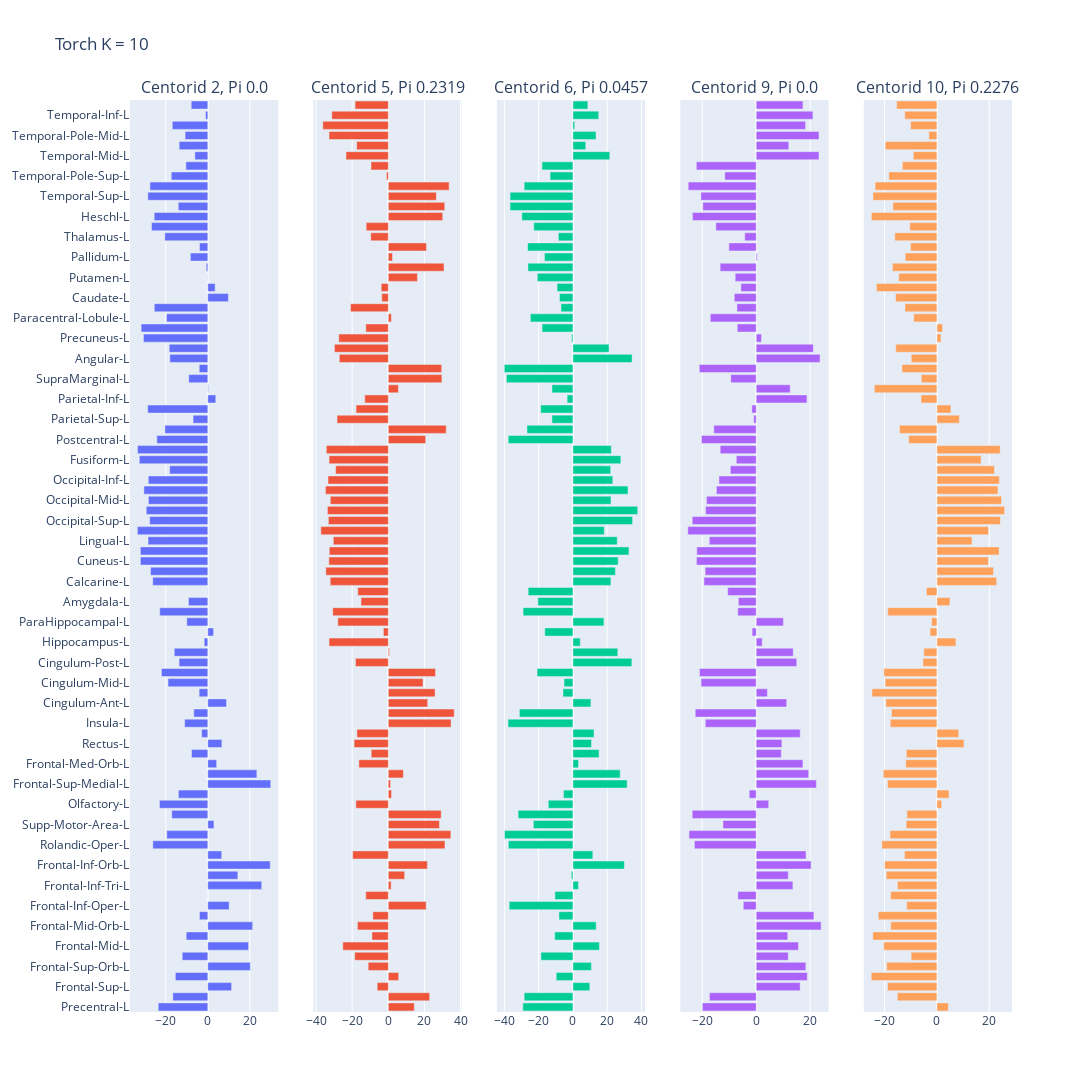

Notebook cell for this chart:
### Code cell
from plotly.subplots import make_subplots
import plotly.graph_objects as go

#choose one of the two 
#Torch 10: [1,4,5,8,9]
#HMM 10: [1,4]

Significant = [1,4,5,8,9]

fig = make_subplots(rows=1, cols=len(Significant),
                        shared_yaxes=True,
                        subplot_titles=([f"Centorid {i+1}" for i in Significant]))


j = 1
for i in Significant :
    fig.add_trace(go.Bar(
                    y=label,
                    x=mus[:,i],
                    orientation='h'),
                    1,j)
    j +=1 



fig.update_layout(height=1500, width=(len(Significant)+1)*300,
                    title_text="Torch K = 10",
                    showlegend=False)
fig.show()

### Figure 1 — Plotly figure (JSON) as saved in the notebook; plotly's stock layout.template omitted (floating-point values rounded to 4 significant figures)
{"data": [{"orientation": "h", "type": "bar", "x": [-23.61, -16.64, 11.32, -15.45, 20.22, -12.2, 19.4, -10.28, 21.34, -3.963, 10.14, -0.01284, 25.66, 14.29, 29.69, 6.609, -26.16, -19.52, 2.918, -17.17, -23.01, -14.0, 29.96, 23.34, 4.217, -7.738, 6.709, -2.939, -11.03, -6.668, 8.908, -4.131, -18.93, -22.06, -13.69, -15.98, -1.724, 2.736, -10.0, -22.87, -9.205, -0.127, -26.2, -27.24, -32.08, -32.09, -28.45, -33.51, -27.65, -29.3, -28.29, -30.43, -28.33, -18.18, -32.61, -33.44, -24.27, -20.42, -7.015, -28.61, 3.787, 0.3188, -9.076, -4.09, -18.05, -18.37, -30.64, -31.73, -19.68, -25.48, 9.776, 3.485, -0.08992, -0.7489, -8.281, -3.941, -20.46, -26.81, -25.53, -14.06, -28.54, -27.54, -17.41, -10.43, -6.151, -13.63, -10.81, -16.9, -1.097, -7.9], "xaxis": "x", "y": ["Precentral-L", "Precentral-R", "Frontal-Sup-L", "Frontal-Sup-R", "Frontal-Sup-Orb-L", "Frontal-Sup-Orb-R", "Frontal-Mid-L", "Frontal-Mid-R", "Frontal-Mid-Orb-L", "Frontal-Mid-Orb-R", "Frontal-Inf-Oper-L", "Frontal-Inf-Oper-R", "Frontal-Inf-Tri-L", "Frontal-Inf-Tri-R", "Frontal-Inf-Orb-L", "Frontal-Inf-Orb-R", "Rolandic-Oper-L", "Rolandic-Oper-R", "Supp-Motor-Area-L", "Supp-Motor-Area-R", "Olfactory-L", "Olfactory-R", "Frontal-Sup-Medial-L", "Frontal-Sup-Medial-R", "Frontal-Med-Orb-L", "Frontal-Med-Orb-R", "Rectus-L", "Rectus-R", "Insula-L", "Insula-R", "Cingulum-Ant-L", "Cingulum-Ant-R", "Cingulum-Mid-L", "Cingulum-Mid-R", "Cingulum-Post-L", "Cingulum-Post-R", "Hippocampus-L", "Hippocampus-R", "ParaHippocampal-L", "ParaHippocampal-R", "Amygdala-L", "Amygdala-R", "Calcarine-L", "Calcarine-R", "Cuneus-L", "Cuneus-R", "Lingual-L", "Lingual-R", "Occipital-Sup-L", "Occipital-Sup-R", "Occipital-Mid-L", "Occipital-Mid-R", "Occipital-Inf-L", "Occipital-Inf-R", "Fusiform-L", "Fusiform-R", "Postcentral-L", "Postcentral-R", "Parietal-Sup-L", "Parietal-Sup-R", "Parietal-Inf-L", "Parietal-Inf-R", "SupraMarginal-L", "SupraMarginal-R", "Angular-L", "Angular-R", "Precuneus-L", "Precuneus-R", "Paracentral-Lobule-L", "Paracentral-Lobule-R", "Caudate-L", "Caudate-R", "Putamen-L", "Putamen-R", "Pallidum-L", "Pallidum-R", "Thalamus-L", "Thalamus-R", "Heschl-L", "Heschl-R", "Temporal-Sup-L", "Temporal-Sup-R", "Temporal-Pole-Sup-L", "Temporal-Pole-Sup-R", "Temporal-Mid-L", "Temporal-Mid-R", "Temporal-Pole-Mid-L", "Temporal-Pole-Mid-R", "Temporal-Inf-L", "Temporal-Inf-R"], "yaxis": "y"}, {"orientation": "h", "type": "bar", "x": [14.38, 22.88, -6.146, 5.774, -11.13, -18.6, -25.18, -9.032, -17.09, -8.54, 20.96, -12.49, 1.563, 9.035, 21.64, -19.7, 31.36, 34.63, 28.3, 29.27, -17.94, 1.795, 1.228, 8.345, -16.3, -9.465, -18.93, -17.36, 34.73, 36.49, 21.8, 25.89, 19.24, 26.14, -18.16, 0.6524, -32.82, -2.718, -27.94, -30.75, -15.12, -16.9, -32.16, -34.56, -32.91, -32.65, -30.44, -37.32, -33.18, -33.68, -32.09, -34.78, -33.37, -29.13, -32.78, -34.3, 20.68, 32.06, -28.36, -17.84, -13.03, 5.566, 29.67, 29.55, -27.13, -29.8, -27.41, -12.45, 1.695, -20.89, -3.62, -3.935, 16.13, 30.86, 2.29, 21.13, -9.689, -12.25, 30.15, 31.25, 26.59, 33.67, -0.995, -9.559, -23.41, -17.49, -32.8, -36.26, -31.27, -18.41], "xaxis": "x2", "y": ["Precentral-L", "Precentral-R", "Frontal-Sup-L", "Frontal-Sup-R", "Frontal-Sup-Orb-L", "Frontal-Sup-Orb-R", "Frontal-Mid-L", "Frontal-Mid-R", "Frontal-Mid-Orb-L", "Frontal-Mid-Orb-R", "Frontal-Inf-Oper-L", "Frontal-Inf-Oper-R", "Frontal-Inf-Tri-L", "Frontal-Inf-Tri-R", "Frontal-Inf-Orb-L", "Frontal-Inf-Orb-R", "Rolandic-Oper-L", "Rolandic-Oper-R", "Supp-Motor-Area-L", "Supp-Motor-Area-R", "Olfactory-L", "Olfactory-R", "Frontal-Sup-Medial-L", "Frontal-Sup-Medial-R", "Frontal-Med-Orb-L", "Frontal-Med-Orb-R", "Rectus-L", "Rectus-R", "Insula-L", "Insula-R", "Cingulum-Ant-L", "Cingulum-Ant-R", "Cingulum-Mid-L", "Cingulum-Mid-R", "Cingulum-Post-L", "Cingulum-Post-R", "Hippocampus-L", "Hippocampus-R", "ParaHippocampal-L", "ParaHippocampal-R", "Amygdala-L", "Amygdala-R", "Calcarine-L", "Calcarine-R", "Cuneus-L", "Cuneus-R", "Lingual-L", "Lingual-R", "Occipital-Sup-L", "Occipital-Sup-R", "Occipital-Mid-L", "Occipital-Mid-R", "Occipital-Inf-L", "Occipital-Inf-R", "Fusiform-L", "Fusiform-R", "Postcentral-L", "Postcentral-R", "Parietal-Sup-L", "Parietal-Sup-R", "Parietal-Inf-L", "Parietal-Inf-R", "SupraMarginal-L", "SupraMarginal-R", "Angular-L", "Angular-R", "Precuneus-L", "Precuneus-R", "Paracentral-Lobule-L", "Paracentral-Lobule-R", "Caudate-L", "Caudate-R", "Putamen-L", "Putamen-R", "Pallidum-L", "Pallidum-R", "Thalamus-L", "Thalamus-R", "Heschl-L", "Heschl-R", "Temporal-Sup-L", "Temporal-Sup-R", "Temporal-Pole-Sup-L", "Temporal-Pole-Sup-R", "Temporal-Mid-L", "Temporal-Mid-R", "Temporal-Pole-Mid-L", "Temporal-Pole-Mid-R", "Temporal-Inf-L", "Temporal-Inf-R"], "yaxis": "y2"}, {"orientation": "h", "type": "bar", "x": [-29.25, -28.46, 9.828, -9.742, 10.8, -18.66, 15.45, -10.64, 13.54, -8.142, -37.2, -10.54, 3.217, -0.896, 30.01, 11.61, -37.68, -39.9, -23.09, -32.0, -14.39, -5.488, 31.65, 27.57, 3.251, 15.26, 10.85, 12.3, -37.85, -31.26, 10.48, -5.808, -5.196, -20.91, 34.38, 26.17, 4.279, -16.43, 18.08, -29.11, -20.45, -26.13, 22.13, 24.76, 26.41, 32.69, 25.87, 18.27, 34.79, 37.78, 22.19, 32.13, 23.25, 22.0, 27.95, 22.39, -37.74, -26.81, -12.25, -18.81, -3.394, -12.22, -38.84, -40.04, 34.52, 21.05, -0.7093, -18.03, -24.84, -6.953, -7.85, -9.274, -20.77, -26.24, -16.61, -26.42, -8.511, -22.87, -29.8, -36.72, -36.7, -28.44, -13.33, -18.06, 21.51, 7.447, 13.48, 1.028, 15.03, 8.687], "xaxis": "x3", "y": ["Precentral-L", "Precentral-R", "Frontal-Sup-L", "Frontal-Sup-R", "Frontal-Sup-Orb-L", "Frontal-Sup-Orb-R", "Frontal-Mid-L", "Frontal-Mid-R", "Frontal-Mid-Orb-L", "Frontal-Mid-Orb-R", "Frontal-Inf-Oper-L", "Frontal-Inf-Oper-R", "Frontal-Inf-Tri-L", "Frontal-Inf-Tri-R", "Frontal-Inf-Orb-L", "Frontal-Inf-Orb-R", "Rolandic-Oper-L", "Rolandic-Oper-R", "Supp-Motor-Area-L", "Supp-Motor-Area-R", "Olfactory-L", "Olfactory-R", "Frontal-Sup-Medial-L", "Frontal-Sup-Medial-R", "Frontal-Med-Orb-L", "Frontal-Med-Orb-R", "Rectus-L", "Rectus-R", "Insula-L", "Insula-R", "Cingulum-Ant-L", "Cingulum-Ant-R", "Cingulum-Mid-L", "Cingulum-Mid-R", "Cingulum-Post-L", "Cingulum-Post-R", "Hippocampus-L", "Hippocampus-R", "ParaHippocampal-L", "ParaHippocampal-R", "Amygdala-L", "Amygdala-R", "Calcarine-L", "Calcarine-R", "Cuneus-L", "Cuneus-R", "Lingual-L", "Lingual-R", "Occipital-Sup-L", "Occipital-Sup-R", "Occipital-Mid-L", "Occipital-Mid-R", "Occipital-Inf-L", "Occipital-Inf-R", "Fusiform-L", "Fusiform-R", "Postcentral-L", "Postcentral-R", "Parietal-Sup-L", "Parietal-Sup-R", "Parietal-Inf-L", "Parietal-Inf-R", "SupraMarginal-L", "SupraMarginal-R", "Angular-L", "Angular-R", "Precuneus-L", "Precuneus-R", "Paracentral-Lobule-L", "Paracentral-Lobule-R", "Caudate-L", "Caudate-R", "Putamen-L", "Putamen-R", "Pallidum-L", "Pallidum-R", "Thalamus-L", "Thalamus-R", "Heschl-L", "Heschl-R", "Temporal-Sup-L", "Temporal-Sup-R", "Temporal-Pole-Sup-L", "Temporal-Pole-Sup-R", "Temporal-Mid-L", "Temporal-Mid-R", "Temporal-Pole-Mid-L", "Temporal-Pole-Mid-R", "Temporal-Inf-L", "Temporal-Inf-R"], "yaxis": "y3"}, {"orientation": "h", "type": "bar", "x": [-19.94, -17.33, 16.29, 18.93, 18.41, 11.88, 15.67, 11.69, 24.07, 21.39, -4.788, -6.787, 13.6, 11.9, 20.34, 18.46, -22.9, -24.91, -12.31, -23.74, 4.632, -2.57, 22.31, 19.44, 17.33, 9.293, 9.522, 16.32, -18.86, -22.6, 11.3, 4.161, -20.42, -21.03, 15.03, 13.73, 2.217, -1.522, 10.08, -6.842, -6.61, -10.57, -19.35, -18.93, -22.14, -22.02, -17.39, -25.36, -23.71, -18.77, -18.44, -14.75, -13.81, -9.581, -7.381, -13.36, -20.26, -15.7, -0.9258, -1.606, 18.82, 12.61, -9.418, -21.11, 23.67, 21.2, 1.962, -7.029, -17.0, -7.141, -8.113, -5.66, -7.792, -13.37, 0.3858, -10.13, -4.253, -14.94, -23.63, -19.79, -20.47, -25.2, -11.66, -22.19, 23.28, 12.09, 23.27, 18.3, 21.03, 17.34], "xaxis": "x4", "y": ["Precentral-L", "Precentral-R", "Frontal-Sup-L", "Frontal-Sup-R", "Frontal-Sup-Orb-L", "Frontal-Sup-Orb-R", "Frontal-Mid-L", "Frontal-Mid-R", "Frontal-Mid-Orb-L", "Frontal-Mid-Orb-R", "Frontal-Inf-Oper-L", "Frontal-Inf-Oper-R", "Frontal-Inf-Tri-L", "Frontal-Inf-Tri-R", "Frontal-Inf-Orb-L", "Frontal-Inf-Orb-R", "Rolandic-Oper-L", "Rolandic-Oper-R", "Supp-Motor-Area-L", "Supp-Motor-Area-R", "Olfactory-L", "Olfactory-R", "Frontal-Sup-Medial-L", "Frontal-Sup-Medial-R", "Frontal-Med-Orb-L", "Frontal-Med-Orb-R", "Rectus-L", "Rectus-R", "Insula-L", "Insula-R", "Cingulum-Ant-L", "Cingulum-Ant-R", "Cingulum-Mid-L", "Cingulum-Mid-R", "Cingulum-Post-L", "Cingulum-Post-R", "Hippocampus-L", "Hippocampus-R", "ParaHippocampal-L", "ParaHippocampal-R", "Amygdala-L", "Amygdala-R", "Calcarine-L", "Calcarine-R", "Cuneus-L", "Cuneus-R", "Lingual-L", "Lingual-R", "Occipital-Sup-L", "Occipital-Sup-R", "Occipital-Mid-L", "Occipital-Mid-R", "Occipital-Inf-L", "Occipital-Inf-R", "Fusiform-L", "Fusiform-R", "Postcentral-L", "Postcentral-R", "Parietal-Sup-L", "Parietal-Sup-R", "Parietal-Inf-L", "Parietal-Inf-R", "SupraMarginal-L", "SupraMarginal-R", "Angular-L", "Angular-R", "Precuneus-L", "Precuneus-R", "Paracentral-Lobule-L", "Paracentral-Lobule-R", "Caudate-L", "Caudate-R", "Putamen-L", "Putamen-R", "Pallidum-L", "Pallidum-R", "Thalamus-L", "Thalamus-R", "Heschl-L", "Heschl-R", "Temporal-Sup-L", "Temporal-Sup-R", "Temporal-Pole-Sup-L", "Temporal-Pole-Sup-R", "Temporal-Mid-L", "Temporal-Mid-R", "Temporal-Pole-Mid-L", "Temporal-Pole-Mid-R", "Temporal-Inf-L", "Temporal-Inf-R"], "yaxis": "y4"}, {"orientation": "h", "type": "bar", "x": [4.367, -15.13, -18.83, -25.1, -19.19, -9.867, -20.3, -24.5, -17.64, -22.39, -11.54, -17.67, -15.06, -19.36, -19.94, -12.39, -21.04, -17.92, -11.75, -11.46, 1.803, 4.606, -18.88, -20.49, -11.93, -11.69, 10.33, 8.322, -17.83, -17.36, -19.5, -24.83, -19.8, -20.26, -5.346, -4.991, 7.253, -2.624, -2.029, -18.8, 4.975, -4.011, 22.83, 21.63, 19.67, 23.78, 13.42, 19.71, 24.22, 25.86, 24.7, 23.32, 23.88, 22.0, 16.89, 24.17, -10.79, -14.31, 8.576, 5.342, -6.067, -23.93, -5.967, -13.36, -9.81, -15.74, 1.553, 2.178, -8.858, -12.2, -15.78, -23.11, -14.6, -16.99, -12.12, -10.06, -16.1, -10.36, -25.03, -16.83, -24.44, -23.63, -18.39, -13.22, -9.041, -19.72, -3.086, -10.05, -12.29, -15.38], "xaxis": "x5", "y": ["Precentral-L", "Precentral-R", "Frontal-Sup-L", "Frontal-Sup-R", "Frontal-Sup-Orb-L", "Frontal-Sup-Orb-R", "Frontal-Mid-L", "Frontal-Mid-R", "Frontal-Mid-Orb-L", "Frontal-Mid-Orb-R", "Frontal-Inf-Oper-L", "Frontal-Inf-Oper-R", "Frontal-Inf-Tri-L", "Frontal-Inf-Tri-R", "Frontal-Inf-Orb-L", "Frontal-Inf-Orb-R", "Rolandic-Oper-L", "Rolandic-Oper-R", "Supp-Motor-Area-L", "Supp-Motor-Area-R", "Olfactory-L", "Olfactory-R", "Frontal-Sup-Medial-L", "Frontal-Sup-Medial-R", "Frontal-Med-Orb-L", "Frontal-Med-Orb-R", "Rectus-L", "Rectus-R", "Insula-L", "Insula-R", "Cingulum-Ant-L", "Cingulum-Ant-R", "Cingulum-Mid-L", "Cingulum-Mid-R", "Cingulum-Post-L", "Cingulum-Post-R", "Hippocampus-L", "Hippocampus-R", "ParaHippocampal-L", "ParaHippocampal-R", "Amygdala-L", "Amygdala-R", "Calcarine-L", "Calcarine-R", "Cuneus-L", "Cuneus-R", "Lingual-L", "Lingual-R", "Occipital-Sup-L", "Occipital-Sup-R", "Occipital-Mid-L", "Occipital-Mid-R", "Occipital-Inf-L", "Occipital-Inf-R", "Fusiform-L", "Fusiform-R", "Postcentral-L", "Postcentral-R", "Parietal-Sup-L", "Parietal-Sup-R", "Parietal-Inf-L", "Parietal-Inf-R", "SupraMarginal-L", "SupraMarginal-R", "Angular-L", "Angular-R", "Precuneus-L", "Precuneus-R", "Paracentral-Lobule-L", "Paracentral-Lobule-R", "Caudate-L", "Caudate-R", "Putamen-L", "Putamen-R", "Pallidum-L", "Pallidum-R", "Thalamus-L", "Thalamus-R", "Heschl-L", "Heschl-R", "Temporal-Sup-L", "Temporal-Sup-R", "Temporal-Pole-Sup-L", "Temporal-Pole-Sup-R", "Temporal-Mid-L", "Temporal-Mid-R", "Temporal-Pole-Mid-L", "Temporal-Pole-Mid-R", "Temporal-Inf-L", "Temporal-Inf-R"], "yaxis": "y5"}], "layout": {"annotations": [{"font": {"size": 16}, "showarrow": false, "text": "Centorid 2, Pi 0.0", "x": 0.084, "xanchor": "center", "xref": "paper", "y": 1, "yanchor": "bottom", "yref": "paper"}, {"font": {"size": 16}, "showarrow": false, "text": "Centorid 5, Pi 0.2319", "x": 0.292, "xanchor": "center", "xref": "paper", "y": 1, "yanchor": "bottom", "yref": "paper"}, {"font": {"size": 16}, "showarrow": false, "text": "Centorid 6, Pi 0.0457", "x": 0.5, "xanchor": "center", "xref": "paper", "y": 1, "yanchor": "bottom", "yref": "paper"}, {"font": {"size": 16}, "showarrow": false, "text": "Centorid 9, Pi 0.0", "x": 0.708, "xanchor": "center", "xref": "paper", "y": 1, "yanchor": "bottom", "yref": "paper"}, {"font": {"size": 16}, "showarrow": false, "text": "Centorid 10, Pi 0.2276", "x": 0.916, "xanchor": "center", "xref": "paper", "y": 1, "yanchor": "bottom", "yref": "paper"}], "height": 1500, "showlegend": false, "title": {"text": "Torch K = 10"}, "width": 1800, "xaxis": {"anchor": "y", "domain": [0, 0.168]}, "xaxis2": {"anchor": "y2", "domain": [0.208, 0.376]}, "xaxis3": {"anchor": "y3", "domain": [0.416, 0.584]}, "xaxis4": {"anchor": "y4", "domain": [0.624, 0.792]}, "xaxis5": {"anchor": "y5", "domain": [0.832, 1]}, "yaxis": {"anchor": "x", "domain": [0, 1]}, "yaxis2": {"anchor": "x2", "domain": [0, 1], "matches": "y", "showticklabels": false}, "yaxis3": {"anchor": "x3", "domain": [0, 1], "matches": "y", "showticklabels": false}, "yaxis4": {"anchor": "x4", "domain": [0, 1], "matches": "y", "showticklabels": false}, "yaxis5": {"anchor": "x5", "domain": [0, 1], "matches": "y", "showticklabels": false}}}
